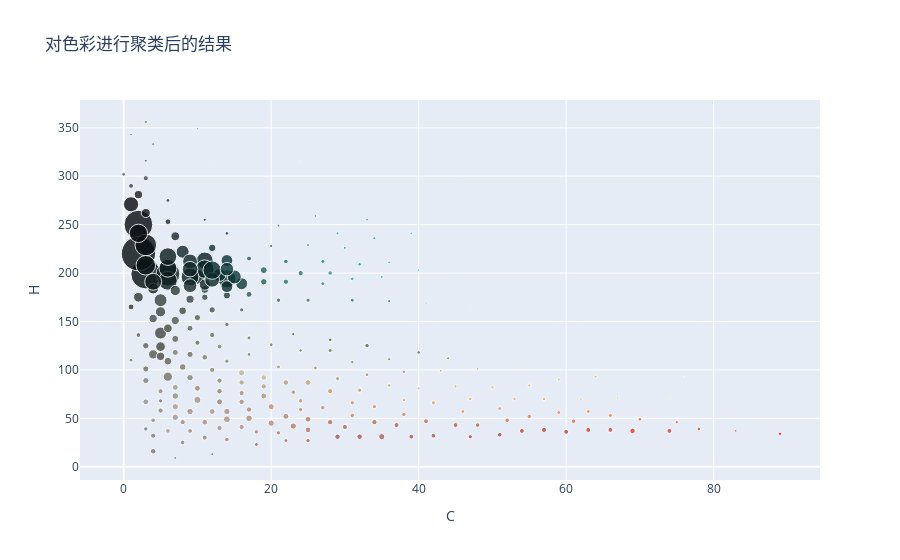

Notebook source saved alongside this figure:
### Code cell
import plotly.graph_objects as go

fig = go.Figure(data=go.Scatter(
    x=df_learn_show['C'],
    y=df_learn_show['H'],
    mode='markers',
    marker=dict(
        size=np.sqrt(df_learn_show['count'])/8,
        color=df_learn_show.apply(lambda row: f'rgb({row["R"]},{row["G"]},{row["B"]})', axis=1),
        opacity=0.8
    ),
    text=df_learn_show.apply(lambda row: f'R: {row["R"]}, G: {row["G"]}, B: {row["B"]}', axis=1)
))

fig.update_layout(
    title='对色彩进行聚类后的结果',
    xaxis=dict(title='C'),
    yaxis=dict(title='H'),
    showlegend=False
)

fig.show()

### Figure 1 — Plotly figure (JSON) as saved in the notebook; plotly's stock layout.template omitted (floating-point values rounded to 4 significant figures; data arrays with more than 128 entries replaced by an {"elided": "..."} marker saying what was removed)
{"data": [{"marker": {"color": {"elided": "256 str values"}, "opacity": 0.8, "size": {"elided": "256 float values"}}, "mode": "markers", "text": {"elided": "256 str values"}, "type": "scatter", "x": {"elided": "256 int values"}, "y": {"elided": "256 int values"}}], "layout": {"showlegend": false, "title": {"text": "对色彩进行聚类后的结果"}, "xaxis": {"title": {"text": "C"}}, "yaxis": {"title": {"text": "H"}}}}
